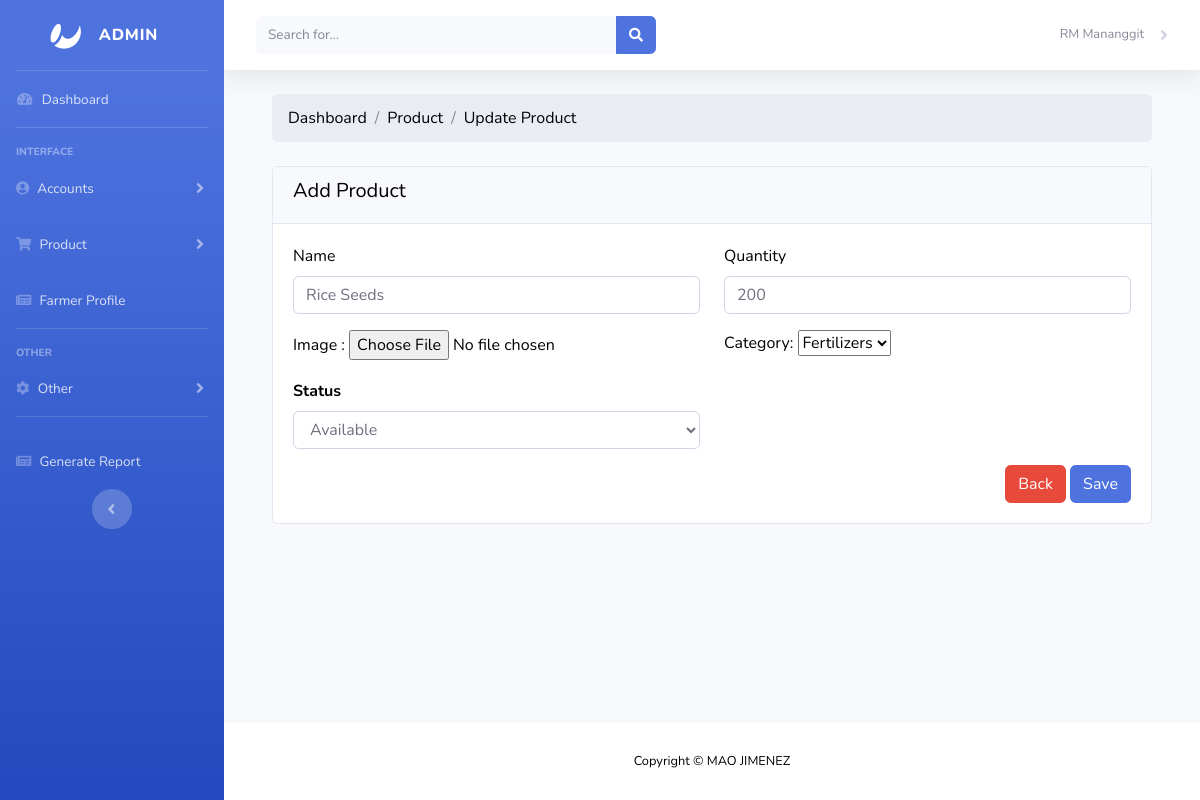
/admin/manage_product_update.php?id=1 (signed in), run on the app's committed database.
### tables this page shows
CREATE TABLE `product` (
  `product_id` int(15) NOT NULL,
  `product_name` varchar(50) NOT NULL,
  `product_image` longblob NOT NULL,
  `product_quantity` int(15) NOT NULL,
  `product_category_id` int(15) NOT NULL,
  `product_status` varchar(15) NOT NULL
);

### admin/manage_product_update.php (the view, shortened to what this page needs)
<?php include('authentication.php'); ?>
<?php include('includes/header.php');?>
<div class="container-fluid px-4">
        <ol class="breadcrumb mb-4">
            <li class="breadcrumb-item">Dashboard</li>
            <li class="breadcrumb-item">Product</li>
            <li class="breadcrumb-item">Update Product</li>
        </ol>
        <div class="row">
            <div class="col-md-12">
                <div class="card">
                    <div class="card-header">
                    <h5>Add Product</h5>
                    </div>
                    <div class="card-body">
                    <?php
                        if(isset($_GET['id']))
                        {
                            $id = $_GET['id'];
                            $users = "SELECT * FROM product WHERE product_id='$id' ";
                            $users_run = mysqli_query($con, $users);
                            if(mysqli_num_rows($users_run) > 0)
                            {
                                foreach($users_run as $user)
                                {
                             ?>
                    <form action="code.php" method="post" autocomplete="off" enctype="multipart/form-data">
                    <div class="row">
                                <div class="col-md-6 mb-3">
                                    <label for="">Name</label>
                                    <input required type="text" name="name"  value="<?= $user['product_name']; ?>" class="form-control">
                                </div>
                                <div class="col-md-6 mb-3">
                                    <label for="">Quantity</label>
                                    <input required type="text" name="quantity"  value="<?= $user['product_quantity']; ?>" class="form-control">
                                </div>
                                <div class="col-md-6">
                                <label for="image">Image : </label>
                                <input required type="file" name="product_image" id ="image" accept=".jpg, .jpeg, .png" value="">
                                </div>
                                <div class="col-md-6 mb-3">
                                <?php
                                    $sql = "SELECT * FROM `product_category`";
                                    $all_categories = mysqli_query($con,$sql);
                                ?>
                                 <label for="">Category:</label>
                                <select name="category">
                                    <?php
                                        while ($category = mysqli_fetch_array(
                                                $all_categories,MYSQLI_ASSOC)):;
                                    ?>
                                        <option value="<?php echo $category["product_category_id"];
                                        ?>">
                                            <?php echo $category["category_name"];
                                            ?>
                                        </option>
                                    <?php
                                        endwhile;
                                    ?>
                                </select>
                                </div>
                                <div class="col-md-6 mb-3">
                                    <label for=""><strong>Status</strong></label>
                                    <select name="status" required class="form-control">
                                        <option value="Available" <?= $user['product_status'] == 'Available' ? 'selected' :'' ?> >Available</option>
                                    </select>
                                </div>
                                </div>
                                <div class="text-right">
                                <a href="manage_product.php" class="btn btn-danger">Back</a>
                                <button type="submit" name="update_product" class="btn btn-primary">Save</button>
                                </div>
                            </form>
                            <?php
                                }
                            }
                            else
                            {
                                ?>
                                <h4>No Record Found!</h4>
                                <?php
                            }
                        }
                        ?>
                    </div>
                </div>
            </div>
        </div>
    </div>
<?php include('includes/footer.php');?>

### admin/css/custom.css (style rules this page uses)
body { color: black; }

### data on the page
product: name "Rice Seeds", quantity "200", status "Available"

### other printed values
$_SESSION['auth_user'] ['user_name'] "RM Mananggit"
form field category "Fertilizers"
